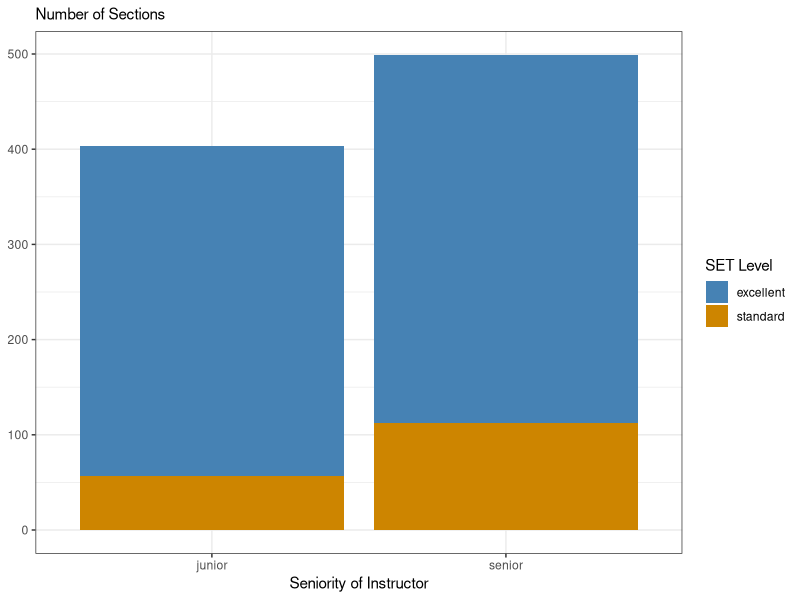

Write R code to recreate this figure.
## ---- chunk 1
#| label: setup
#| warning: false
#| output: false

#Load packages
library(tidyverse)
library(here)
library(dplyr)

#Load in data
evals <- read_csv(here("data","teacher_evals.csv"))

glimpse(evals) #To have column names

## ---- chunk 2
#| label: cleaning-data-for-junior-senior-comparison

teacher_evals_compare <- evals |>
  mutate(SET_level = if_else(SET_score_avg >= 4, 
                             "excellent", 
                             "standard"),
         sen_level = if_else(seniority <= 4, 
                             "junior", 
                             "senior")) |>
  filter(question_no == 903) |>
  select(course_id, SET_level, sen_level)

teacher_evals_compare #Looks good! Data set shows course_id, categorized SET_level and sen_level for only question 3

## ---- chunk 3
#| label: recreate-plot

#Re-create plot using filtered data set

teacher_evals_compare |>
  ggplot(mapping = aes(x = sen_level, #Don't need to specify y because we want y to be a count of the other aesthetics
                       fill = SET_level)) +
  geom_bar(stat = "count",
           position = "stack") + #I added this because of the tip above, but is it bad practice to just have 'geom_bar( )' since these arguments are the default?
  scale_fill_manual(values = c("steelblue",
                               "orange3")) +
  theme_bw() +
  labs(x = "Seniority of Instructor",
       y = NULL,
       subtitle = "Number of Sections",
       fill = "SET Level")

## ---- chunk 4
#| label: chi-square-test
# Chi-squared test

